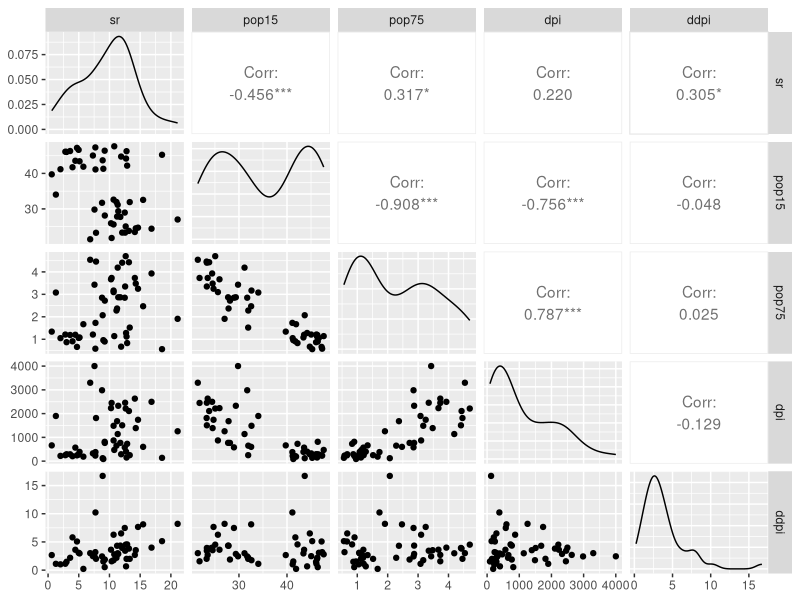
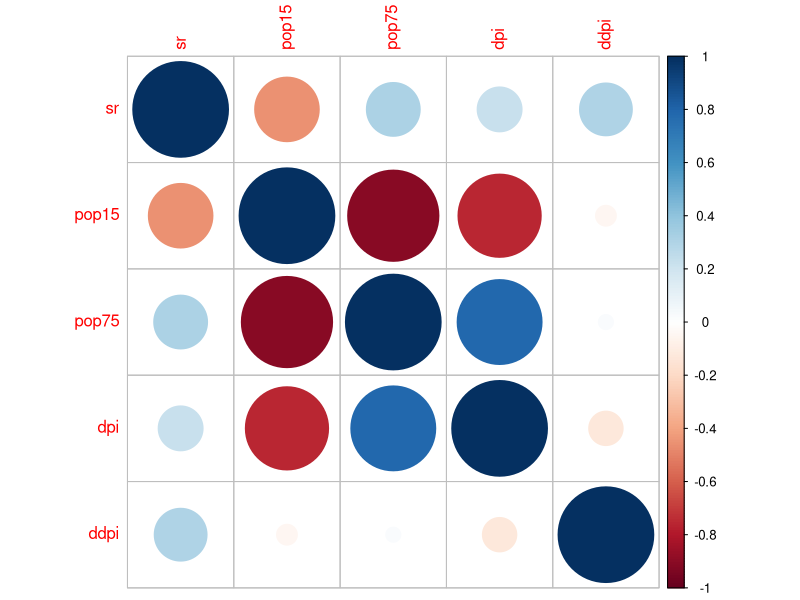
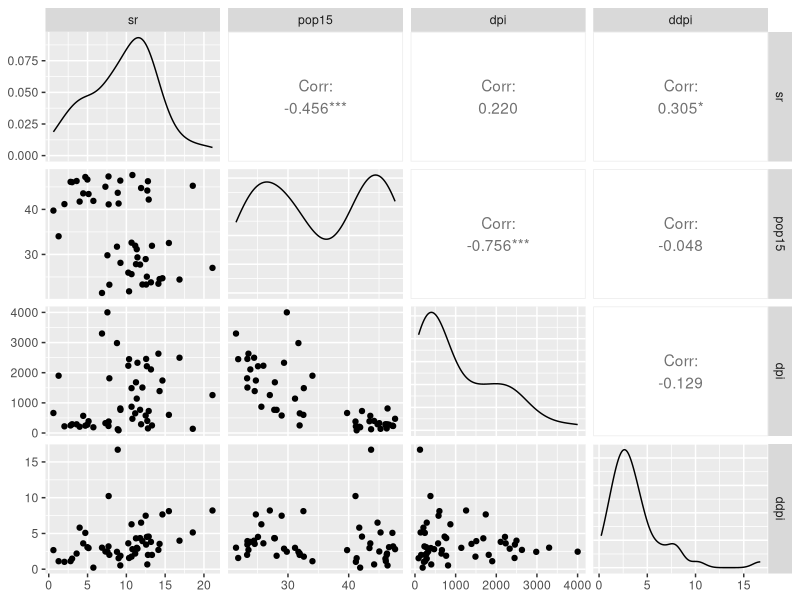
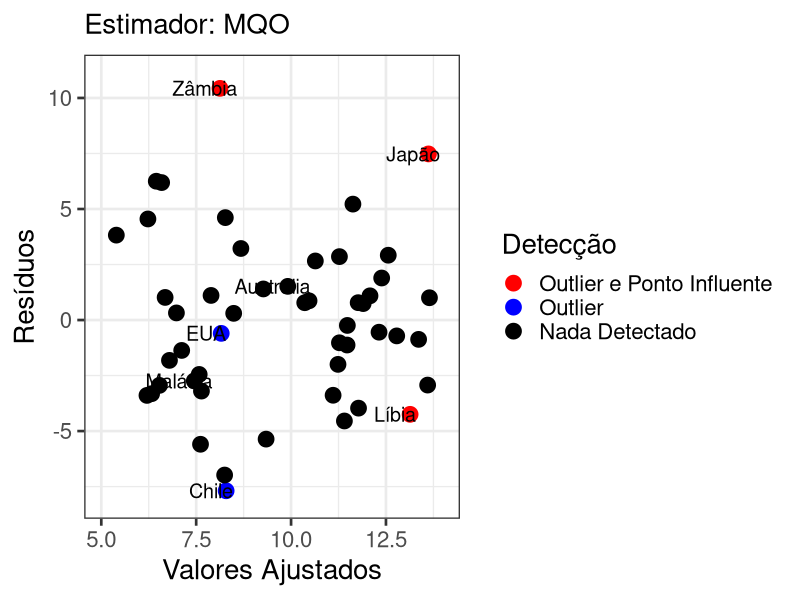
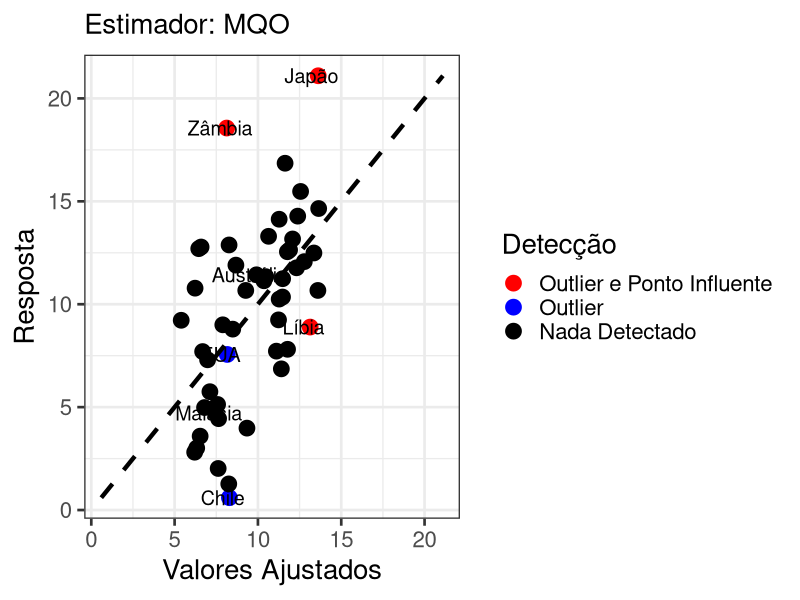
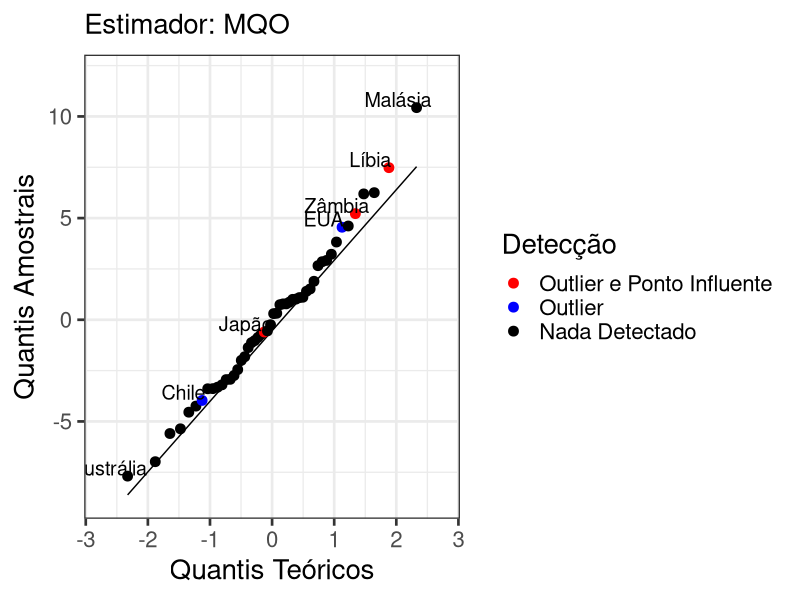
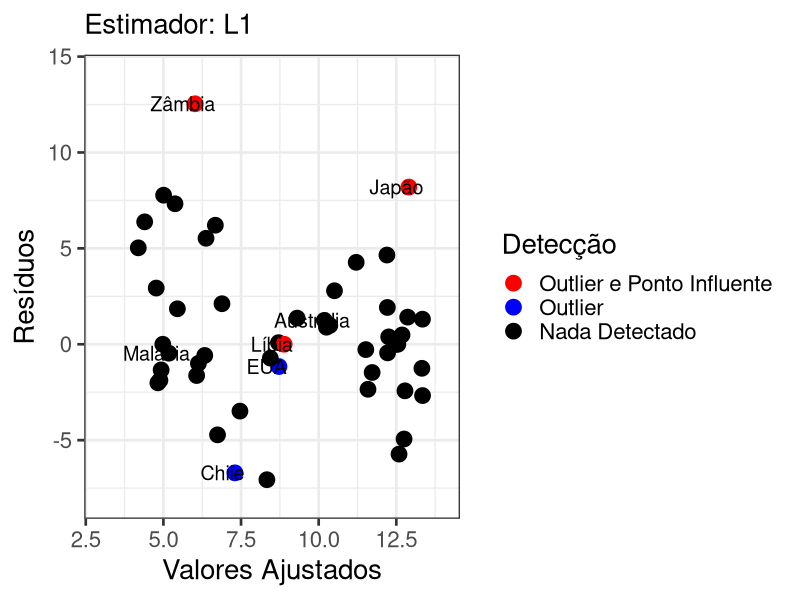
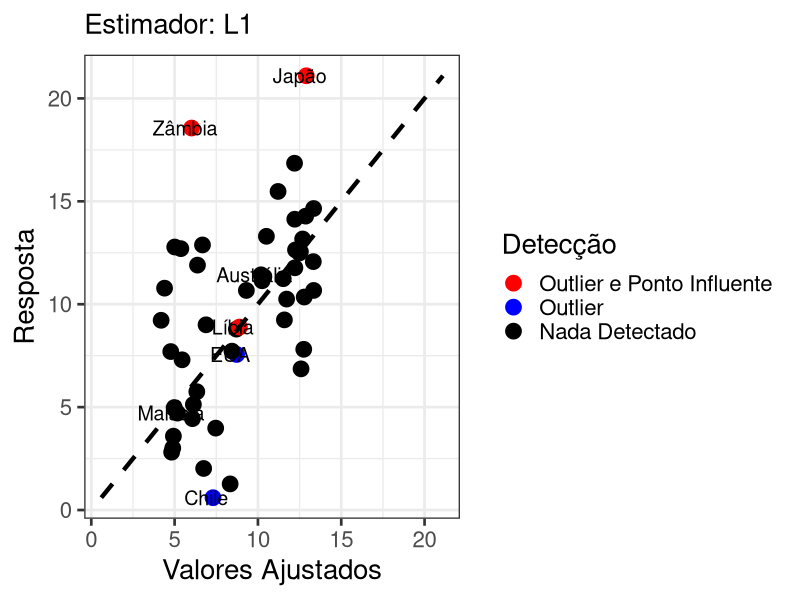

Generate these figures, in order, with R:
data("LifeCycleSavings")

library(ggplot2)
library(tidyverse)
library(GGally)

library(robustbase)
library(MASS)

# Analise exploratoria

ggpairs(LifeCycleSavings[,])
corrplot::corrplot(cor(LifeCycleSavings[,]))
ggpairs(LifeCycleSavings[, -c(3)]) 
lcs <- LifeCycleSavings[, -c(3)]

# MQO 
ajuste <- lm(sr ~ pop15 + dpi + ddpi, data = lcs)
paises <- row.names(lcs)

# Detecção de outliers

outlier <- function(fit, t_critical = 2, alpha = 0.05){
  n <- length(residuals(fit)); p <-  length(coef(fit))
  data_res <- data.frame(r_std = rstandard(fit), r_std_d = rstudent(fit))
  out_std <- which(abs(data_res$r_std) > t_critical)
  out_std_d <- which(abs(data_res$r_std_d) > qt(1 - alpha/(2), df = n - p - 1))
  out_h <- which(hatvalues(fit) > 2*p/n) 
  return(list('out_std' = out_std, 'out_std_d' = out_std_d, 'out_h' = out_h))
}

ponto_influente <- function(fit){
  n <- length(residuals(fit)); p <- length(coef(fit))
  i_dffits <- which(dffits(fit) >= 2*sqrt(p/n))
  i_dfbetas <- vector("list", length = p)
  for(j in 1:p){i_dfbetas[[j]] <- which(dfbetas(fit)[,j] >= 2/sqrt(n))}
  i_dist_cook = which(cooks.distance(fit) > qf(p = 0.5, df1 = p, df2 = n - p))
  return(list('i_dffits' = i_dffits, 'i_dfbetas' = i_dfbetas, 'i_dist_cook' = i_dist_cook))
}

# Teste Outlier
out <- outlier(ajuste, t_critical = 2)

# Teste Ponto Influente
pi <- ponto_influente(ajuste)

# Tabelas Detectados
out_paises <- data.frame(a = c(paste(paises[out$out_std][1], 
                                     paises[out$out_std][2], 
                                     paises[out$out_std][3], sep = ', '), 
                               paste(paises[out$out_std_d][1],
                                     paises[out$out_std_d][2],
                                     paises[out$out_std_d][3], sep = ', '), 
                               paste(paises[out$out_h][1], 
                                     paises[out$out_h][2], sep = ', ')))
row.names(out_paises) = c('\textit{Student}', 
                          '\textit{Student} Deletado', 'Valores Chapéu')
xtable::xtable(out_paises)

influentes <- data.frame(a = c(paste(paises[pi$i_dffits][1],
                                     paises[pi$i_dffits][2], sep = ', '), 
                               paste(paises[pi$i_dfbetas[[1]]][1], sep = ', '), 
                               paste(paises[pi$i_dfbetas[[2]]][1], sep = ', '),
                               paste(paises[pi$i_dfbetas[[4]]][1], sep = ', ')))
row.names(influentes) <- c('DFFITS', 'DFBETAS $\beta_{0}$',
                           'DFBETAS $\beta_{1}$', 'DFBETAS $\beta_{4}$')
xtable::xtable(influentes)

# Detectados
outliers <- unique(c(out$out_std, out$out_std_d, out$out_h))
pi <- unique(c(pi$i_dffits, pi$i_dist_cook, pi$i_dfbetas[[1]], pi$i_dfbetas[[2]],
         pi$i_dfbetas[[4]]))
intersect(outliers, pi)

# Exemplos de diagnosticos
# plot(ajuste)

# Residuos e ajustados do MQO
ajuste_data <- data.frame(fitted = ajuste$fitted.values, 
                          residuos = ajuste$residuals, ajuste$model,
                          pais = row.names(lcs))
ajuste_data$outlier <- 'Nada Detectado'
ajuste_data$outlier[outliers] <- 'Outlier'
ajuste_data$outlier[pi] <- 'Outlier e Ponto Influente'
ajuste_data$outlier <- factor(ajuste_data$outlier, 
                                 levels  = c('Outlier e Ponto Influente', 
                                             'Outlier', 'Nada Detectado'))

# Residuos x Ajustados
ggplot() + 
  geom_point(data = ajuste_data, aes(x = fitted, y = residuos, color = outlier), size = 5) + 
  # geom_point(data = ajuste_data[c('Japan', 'Libya', 'Zambia'),], 
  #            aes(x = fitted, y = residuos), color = 'red') + 
  # geom_point(data = ajuste_data[c('Chile', 'United States'),], 
  #            aes(x = fitted, y = residuos), color = 'blue') + 
  geom_text(data = ajuste_data[c('Australia', 'Chile', 'Japan', 'Libya',  
                                 'Malaysia', 'United States',
                                 'Zambia'),], 
            aes(x = fitted, y = residuos), size = 5, 
            label = c('Austrália', 'Chile', 'Japão', 'Líbia', 'Malásia', 'EUA', 'Zâmbia'),nudge_x = -0.4) + 
  theme_bw(base_size = 20) + 
  scale_color_manual(values = c('red', 'blue', 'black')) + 
  labs(y = 'Resíduos', x = 'Valores Ajustados', color = 'Detecção', 
       subtitle = 'Estimador: MQO') + 
  ylim(c(-8, 11)) + xlim(c(5, 14))

# Reta Residuo
ggplot() +
  geom_point(data = ajuste_data, aes(x = fitted, y = sr, 
                                 color = outlier), size = 5) +
  geom_text(data = ajuste_data[c('Australia', 'Chile', 'Japan', 'Libya', 'Malaysia', 'United States',
                             'Zambia'),],
            aes(x =  fitted, y = sr), size = 5,
            label = c('Austrália', 'Chile', 'Japão', 'Líbia', 'Malásia', 'EUA', 'Zâmbia'),nudge_x = -0.4) +
  theme_bw(base_size = 20) +
  scale_color_manual(values = c('red', 'blue', 'black')) +
  labs(y = 'Resposta', x = 'Valores Ajustados', color = 'Detecção', 
       subtitle = 'Estimador: MQO') +
  geom_line(data = ajuste_data, aes(x = sr, y = sr), linewidth = 1.5, linetype = 'dashed')


# QQPlot
g <- ggplot(data = ajuste_data, aes(sample = residuos)) +
  geom_qq(aes(sample = residuos)) + 
  geom_qq_line()
qq <- ggplot_build(g)
qq_coord <- data.frame(qq$data[[1]][,c(1,2)], qq$plot$data)

# Comparacao entre ggplot e ggplot reconstruido para colorir
# plot(g)
# ggplot() +
#   geom_qq_line(data = qq_coord, aes(sample = residuos)) +
#   geom_point(data = qq_coord, aes(x = x, y = y, color = outlier)) +
#   theme_bw() +
#   geom_text(data = qq_coord[c('Chile', 'Japan', 'Libya', 'United States',
#                                  'Zambia'),],
#             aes(x = x, y = y),
#             label = c('Chile', 'Japão', 'Líbia', 'EUA', 'Zâmbia'),nudge_x = -0.3,
#             nudge_y = 0.4) +
#   scale_color_manual(values = c('red', 'blue', 'black')) +
#   labs(color = 'Detecção') +
#   theme(legend.position = 'none')

ggplot() +
  geom_qq_line(data = qq_coord, aes(sample = residuos)) +
  geom_point(data = qq_coord, aes(x = x, y = y, color = outlier), size = 3) +
  theme_bw(base_size = 20) +
  geom_text(data = qq_coord[c('Australia', 'Chile', 'Japan', 'Libya', 'Malaysia', 'United States',
                                 'Zambia'),],
            aes(x = x, y = y), size = 5,
            label = c('Austrália', 'Chile', 'Japão', 'Líbia', 'Malásia', 
                      'EUA', 'Zâmbia'),nudge_x = -0.3,
            nudge_y = 0.4) +
  scale_color_manual(values = c('red', 'blue', 'black')) +
  labs(color = 'Detecção', x = 'Quantis Teóricos', y = 'Quantis Amostrais', 
       subtitle = 'Estimador: MQO') + 
  ylim(c(-8.75, 12)) + xlim(c(-2.75, 2.75))

# Estimadores robustos
X_intercepto <- cbind(intercepto = c(rep(1, 50)), lcs[,-c(1)])
L1 <-lmrob.lar(y = lcs$sr, x = X_intercepto)
M <- rlm(y = lcs$sr, x = X_intercepto, psi = psi.huber)
S <- lmrob.S(x = X_intercepto, y = lcs$sr, control = lmrob.control(psi = "bisquare"))

# L1
L1_data <- data.frame(cbind(L1$residuals, fitted = (lcs$sr - L1$residuals), 
                            ajuste_data$pais,lcs, ajuste_data$outlier))
# Residuos x Ajustados
ggplot() + 
  geom_point(data = L1_data, aes(x = fitted, y = L1.residuals, 
                                 color = ajuste_data.outlier), 
             size = 5) + 
  geom_text(data = L1_data[c('Australia', 'Chile', 'Japan', 'Libya', 'Malaysia', 'United States',
                                 'Zambia'),], 
            aes(x = fitted, y = L1.residuals), size = 5, 
            label = c('Austrália', 'Chile', 'Japão', 'Líbia','Malásia', 'EUA', 'Zâmbia'),nudge_x = -0.4) + 
  theme_bw(base_size = 20) + 
  scale_color_manual(values = c('red', 'blue', 'black')) + 
  labs(y = 'Resíduos', x = 'Valores Ajustados', color = 'Detecção', 
       subtitle = 'Estimador: L1') + 
  ylim(c(-8, 14)) + xlim(c(3, 14))

# Reta Residuo
ggplot() +
  geom_point(data = L1_data, aes(x = fitted, y = sr, 
                                 color = ajuste_data.outlier), size = 5) +
  geom_text(data = L1_data[c('Australia', 'Chile', 'Japan', 'Libya', 'Malaysia', 'United States',
                            'Zambia'),],
            aes(x =  fitted, y = sr), size = 5,
            label = c('Austrália', 'Chile', 'Japão', 'Líbia', 'Malásia', 'EUA', 'Zâmbia'),nudge_x = -0.4) +
  theme_bw(base_size = 20) +
  scale_color_manual(values = c('red', 'blue', 'black')) +
  labs(y = 'Resposta', x = 'Valores Ajustados', color = 'Detecção', 
       subtitle = 'Estimador: L1') +
  geom_line(data = L1_data, aes(x = sr, y = sr), linewidth = 1.5, linetype = 'dashed')

# QQPlot
g <- ggplot(data = L1_data, aes(sample = L1.residuals)) +
  geom_qq(aes(sample = L1.residuals)) + 
  geom_qq_line()
qq <- ggplot_build(g)
qq_coord <- data.frame(qq$data[[1]][,c(1,2)], qq$plot$data)

ggplot() +
  geom_qq_line(data = qq_coord, aes(sample = L1.residuals)) +
  geom_point(data = qq_coord, aes(x = x, y = y, color = ajuste_data.outlier), size = 3) +
  theme_bw(base_size = 20) +
  geom_text(data = qq_coord[c('Australia', 'Chile', 'Japan', 'Libya', 'Malaysia', 'United States',
                              'Zambia'),],
            aes(x = x, y = y), size = 5,
            label = c('Austrália', 'Chile', 'Japão', 'Líbia', 'Malásia', 
                      'EUA', 'Zâmbia'),nudge_x = -0.3,
            nudge_y = 0.4) +
  scale_color_manual(values = c('red', 'blue', 'black')) +
  labs(color = 'Detecção', x = 'Quantis Teóricos', y = 'Quantis Amostrais', 
       subtitle = 'Estimador: L1') + 
  ylim(c(-8.75, 13.5)) + xlim(c(-2.75, 2.75))

# M
M_data <- data.frame(cbind(M$residuals, M$fitted.values, lcs, ajuste_data$pais, outlier = ajuste_data$outlier))
# Residuos x Ajustados
ggplot() + 
  geom_point(data = M_data, aes(x = M.fitted.values, y = M.residuals, color = outlier), size = 5) + 
  geom_text(data = M_data[c('Australia','Chile', 'Japan', 'Libya','Malaysia', 'United States',
                                 'Zambia'),], 
            aes(x =  M.fitted.values, y = M.residuals), size = 5, 
            label = c('Austrália', 'Chile', 'Japão', 'Líbia','Malásia', 'EUA', 'Zâmbia'),nudge_x = -0.4) + 
  theme_bw(base_size = 20) + 
  scale_color_manual(values = c('red', 'blue', 'black')) + 
  labs(y = 'Resíduos', x = 'Valores Ajustados', color = 'Detecção', 
       subtitle = 'Estimador: M')+
  ylim(c(-8, 14)) + xlim(c(3, 14))

# Reta residuo
ggplot() +
  geom_point(data = M_data, aes(x = M.fitted.values, y = sr, color = outlier), size = 5) +
  geom_text(data = M_data[c('Australia', 'Chile', 'Japan', 'Libya', 'Malaysia', 'United States',
                            'Zambia'),],
            aes(x =  M.fitted.values, y = sr), size = 5,
            label = c('Austrália', 'Chile', 'Japão', 'Líbia', 'Malásia', 'EUA', 'Zâmbia'),nudge_x = -0.4) +
  theme_bw(base_size = 20) +
  scale_color_manual(values = c('red', 'blue', 'black')) +
  labs(y = 'Resposta', x = 'Valores Ajustados', color = 'Detecção', 
       subtitle = 'Estimador: M') +
  geom_line(data = M_data, aes(x = sr, y = sr), linewidth = 1.5, linetype = 'dashed')

# QQPlot
g <- ggplot(data = M_data, aes(sample = M.residuals)) +
  geom_qq(aes(sample = M.residuals)) + 
  geom_qq_line()
qq <- ggplot_build(g)
qq_coord <- data.frame(qq$data[[1]][,c(1,2)], qq$plot$data)

# Reta residuo
ggplot() +
  geom_point(data = M_data, aes(x = M.fitted.values, y = sr, color = M$w), size = 5) +
  geom_text(data = M_data[c('Australia', 'Chile', 'Japan', 'Libya', 'Malaysia', 'United States',
                            'Zambia'),],
            aes(x =  M.fitted.values, y = sr), size = 5,
            label = c('Austrália', 'Chile', 'Japão', 'Líbia', 'Malásia', 'EUA', 'Zâmbia'),nudge_x = -0.4) +
  theme_bw(base_size = 20) +
  labs(y = 'Resposta', x = 'Valores Ajustados', color = 'Pesos em MQPI', 
       subtitle = 'Estimador: M') +
  geom_line(data = M_data, aes(x = sr, y = sr), linewidth = 1.5, linetype = 'dashed')

ggplot() +
  geom_qq_line(data = qq_coord, aes(sample = M.residuals)) +
  geom_point(data = qq_coord, aes(x = x, y = y, color = outlier), size = 3) +
  theme_bw(base_size = 20) +
  geom_text(data = qq_coord[c('Australia', 'Chile', 'Japan', 'Libya', 'Malaysia', 'United States',
                              'Zambia'),],
            aes(x = x, y = y), size = 5,
            label = c('Austrália', 'Chile', 'Japão', 'Líbia', 'Malásia', 
                      'EUA', 'Zâmbia'),nudge_x = -0.3,
            nudge_y = 0.4) +
  scale_color_manual(values = c('red', 'blue', 'black')) +
  labs(color = 'Detecção', x = 'Quantis Teóricos', y = 'Quantis Amostrais', 
       subtitle = 'Estimador: M') + 
  ylim(c(-8.75, 13.5)) + xlim(c(-2.75, 2.75))


# S
S_data <- data.frame(cbind(S$residuals, S$fitted.values, lcs, ajuste_data$pais, outlier = ajuste_data$outlier))
# Residuos x Ajustados
ggplot() +
  geom_point(data = S_data, aes(x = S.fitted.values, y = S.residuals, color = outlier), size = 5) +
  # geom_point(data = ajuste_data[c('Japan', 'Libya', 'Zambia'),],
  #            aes(x = fitted, y = residuos), color = 'red') +
  # geom_point(data = ajuste_data[c('Chile', 'United States'),],
  #            aes(x = fitted, y = residuos), color = 'blue') +
  geom_text(data = S_data[c('Australia','Chile', 'Japan', 'Libya', 'Malaysia', 'United States',
                            'Zambia'),],
            aes(x =  S.fitted.values, y = S.residuals), size = 5,
            label = c('Austrália', 'Chile', 'Japão', 'Líbia', 'Malásia', 'EUA', 'Zâmbia'),nudge_x = -0.4) +
  theme_bw(base_size = 20) +
  scale_color_manual(values = c('red', 'blue', 'black')) +
  labs(y = 'Resíduos', x = 'Valores Ajustados', color = 'Detecção', 
       subtitle = 'Estimador: S') +
  ylim(c(-8, 14)) + xlim(c(3, 14))

# Reta residuo
ggplot() +
  geom_point(data = S_data, aes(x = S.fitted.values, y = sr, color = outlier), size = 5) +
  geom_text(data = S_data[c('Australia', 'Chile', 'Japan', 'Libya', 'Malaysia', 'United States',
                            'Zambia'),],
            aes(x =  S.fitted.values, y = sr), size = 5,
            label = c('Austrália','Chile', 'Japão', 'Líbia', 'Malásia', 'EUA', 'Zâmbia'),nudge_x = -0.4) +
  theme_bw(base_size = 20) +
  scale_color_manual(values = c('red', 'blue', 'black')) +
  labs(y = 'Resposta', x = 'Valores Ajustados', color = 'Detecção', 
       subtitle = 'Estimador: S') +
  geom_line(data = S_data, aes(x = sr, y = sr), linewidth = 1.5, linetype = 'dashed')


# QQPlot
g <- ggplot(data = S_data, aes(sample = S.residuals)) +
  geom_qq(aes(sample = S.residuals)) + 
  geom_qq_line()
qq <- ggplot_build(g)
qq_coord <- data.frame(qq$data[[1]][,c(1,2)], qq$plot$data)

ggplot() +
  geom_qq_line(data = qq_coord, aes(sample = S.residuals)) +
  geom_point(data = qq_coord, aes(x = x, y = y, color = outlier), size = 3) +
  theme_bw(base_size = 20) +
  geom_text(data = qq_coord[c('Australia', 'Chile', 'Japan', 'Libya', 'Malaysia', 'United States',
                              'Zambia'),],
            aes(x = x, y = y), size = 5,
            label = c('Austrália', 'Chile', 'Japão', 'Líbia', 'Malásia', 
                      'EUA', 'Zâmbia'),nudge_x = -0.3,
            nudge_y = 0.4) +
  scale_color_manual(values = c('red', 'blue', 'black')) +
  labs(color = 'Detecção', x = 'Quantis Teóricos', y = 'Quantis Amostrais', 
       subtitle = 'Estimador: S') + 
  ylim(c(-8.75, 13.5)) + xlim(c(-2.75, 2.75))

# Reta residuo
ggplot() +
  geom_point(data = S_data, aes(x = S.fitted.values, y = sr, color = S$rweights), size = 5) +
  geom_text(data = S_data[c('Australia', 'Chile', 'Japan', 'Libya', 'Malaysia', 'United States',
                            'Zambia'),],
            aes(x =  S.fitted.values, y = sr), size = 5,
            label = c('Austrália', 'Chile', 'Japão', 'Líbia', 'Malásia', 'EUA', 'Zâmbia'),nudge_x = -0.4) +
  theme_bw(base_size = 20) +
  labs(y = 'Resposta', x = 'Valores Ajustados', color = 'Pesos em MQPI', 
       subtitle = 'Estimador: S') +
  geom_line(data = S_data, aes(x = sr, y = sr), linewidth = 1.5, linetype = 'dashed')



# Coeficientes
ajuste$coefficients
L1$coefficients
M$coefficients
S$coefficients
(M$w)
which(S$rweights == 0)
S$scale
